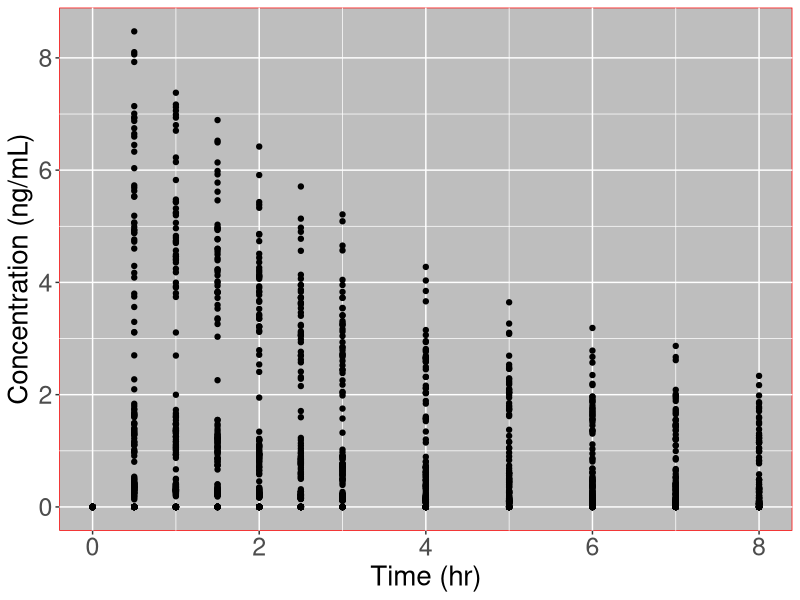
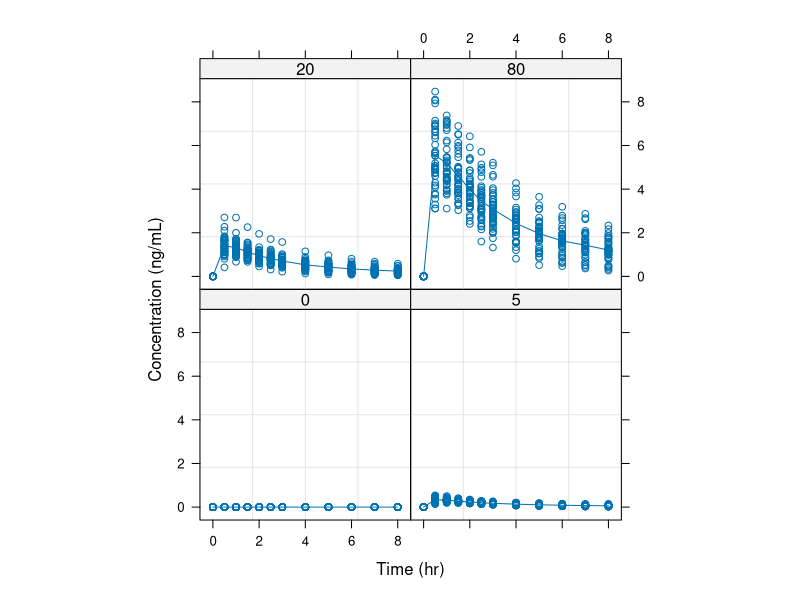
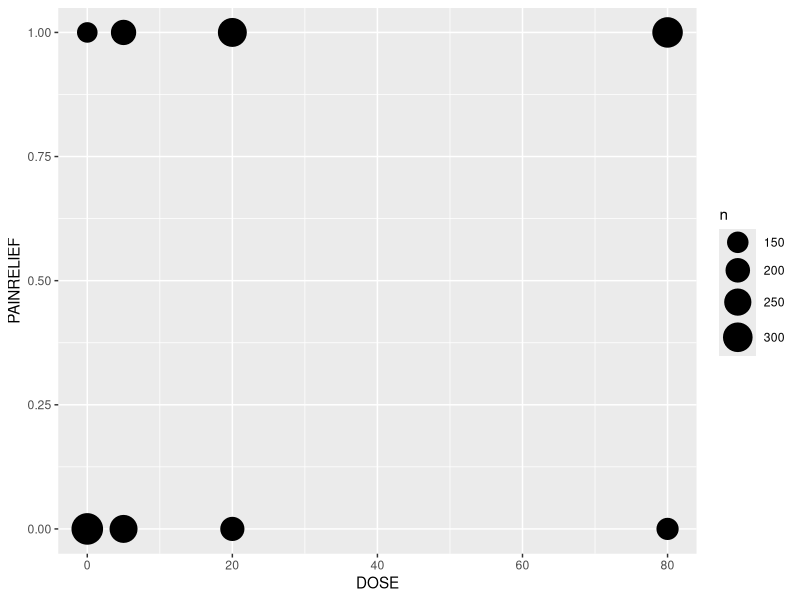
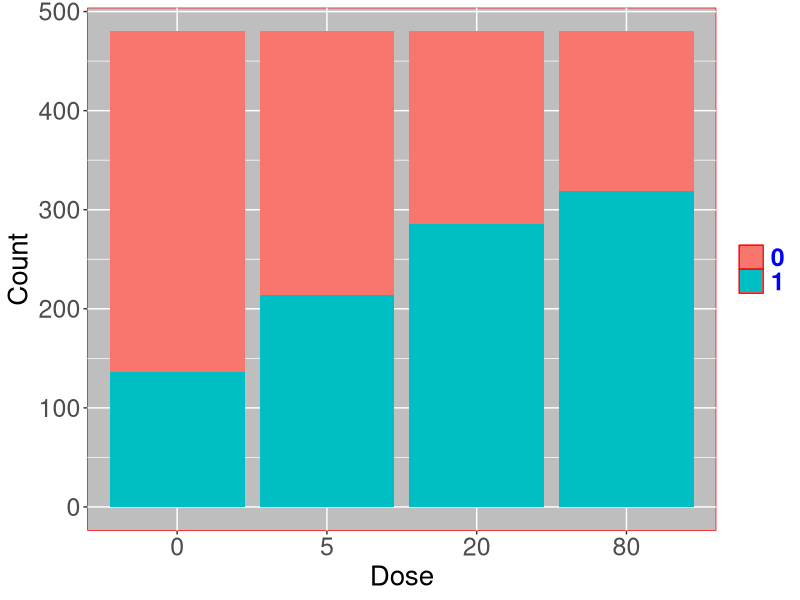
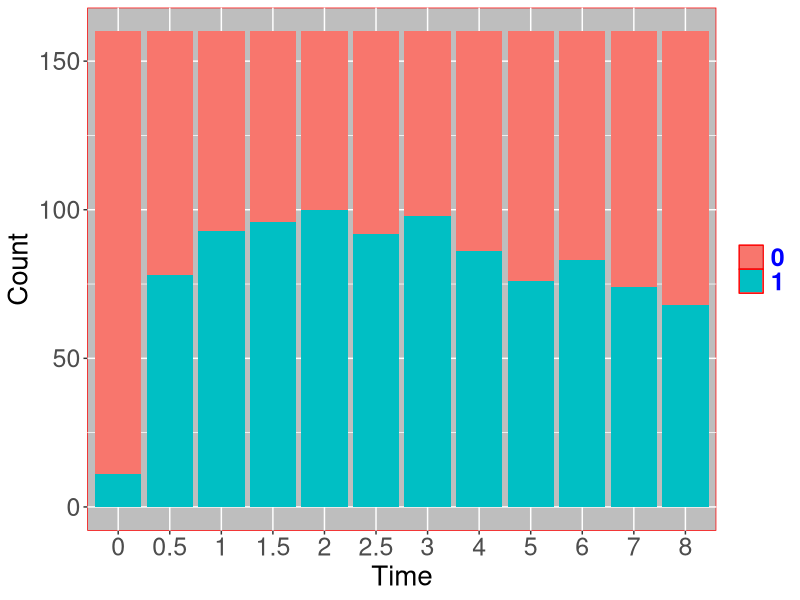
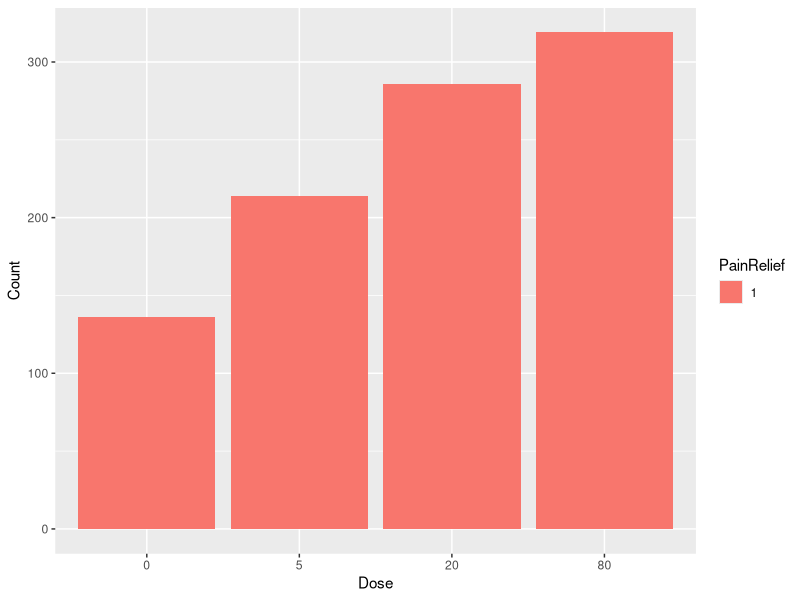
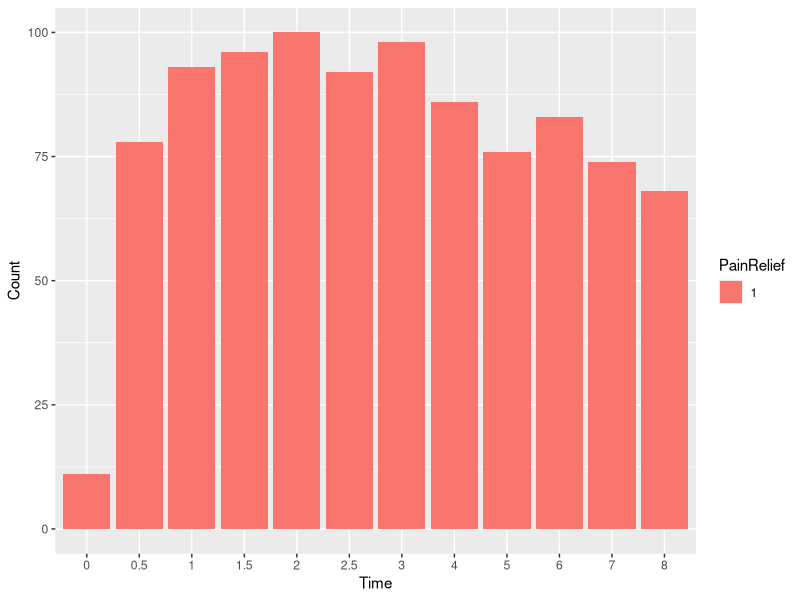
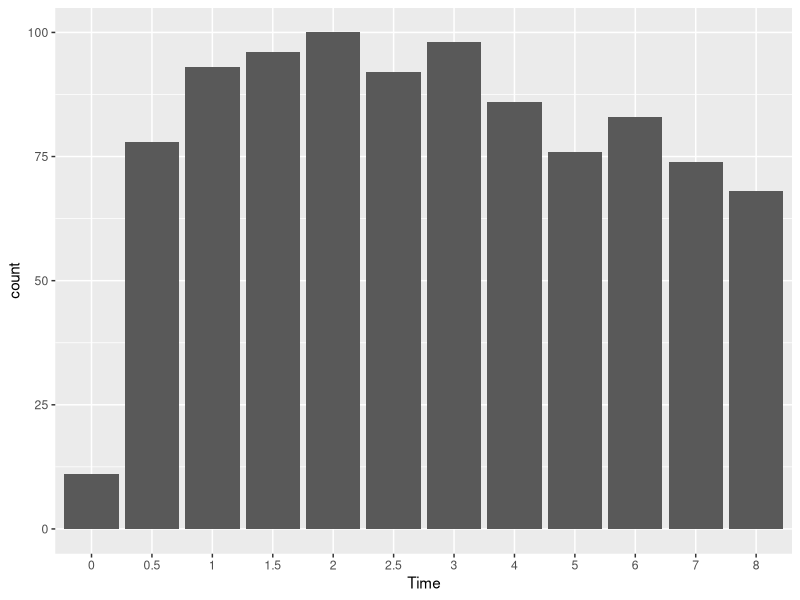

R code for these plots, in order: (Note: this script raises an error after producing the figures.)
## ---- chunk 1
pain<-read.csv("Painrelief.csv", sep=",")
summary(pain)

## ---- chunk 2
list.of.packages <- c("PKNCA", 
                      "knitr",
                      "reshape2", 
                      "gee",
                      "geepack", 
                      "nlme", 
                      "lme4",
                      "lmtest",
                      "ggplot2",
                      "plotrix")
new.packages <- list.of.packages[!(list.of.packages %in% installed.packages()[,"Package"])]
if(length(new.packages)) install.packages(new.packages)
lapply(list.of.packages, require, character.only = TRUE)
# this should return 10 TRUE statements (one for each package)
# you can also lapply library instead of require
## ---- chunk 3
plot1<-ggplot(data = pain, aes(x = TIME, y = CONC, group=DOSE))+geom_point()+
  xlab("Time (hr)")+
  ylab("Concentration (ng/mL)")
plot1+theme(panel.background = element_rect(fill='grey', colour='red'))+
  theme(axis.title.y = element_text(colour = 'black', size = 20))+
  theme(axis.text.y = element_text(size = 18))+
  theme(axis.title.x = element_text(colour = 'black', size = 20))+
  theme(axis.text.x = element_text(size = 18))+
  theme(plot.title = element_text(lineheight=.8, face="bold"))+
  theme(legend.position="top")+
  theme(legend.title=element_blank())+
  theme(legend.text = element_text(colour="blue", size = 18, face = "bold"))

## ---- chunk 4
pain.2<-groupedData(CONC~TIME|DOSE, data=pain, 
     labels = list(x="Time(hr)", y="Conc(ng/mL)"))
plot2<-plot(pain.2, aspect=1/1, ylab="Concentration (ng/mL)", 
      xlab="Time (hr)")
plot2
plot22<-ggplot(pain, aes(displ, hwy)) + 
  geom_point() + 
  geom_line(data = grid, colour = "blue", size = 1.5) + 
  geom_text(data = pain, aes(label = model))

plot23<-ggplot(data=pain, aes(x=TIME, y=CONC))+
                 geom_point()

## ---- chunk 5
pain.2$logConc<-log(pain.2$CONC)
pain.2log<-groupedData(logConc~TIME|DOSE, data=pain.2, 
        labels = list(x="Time(hr)", y="Log Conc(ng/mL)"))
plot2.log<-plot(pain.2log, aspect=1/1, 
            ylab="Log Concentration (ng/mL)", 
            xlab="Time (hr)")

## ---- chunk 6
plot3<-ggplot(pain, aes(x = DOSE, y = PAINRELIEF)) +
  stat_sum(aes(size = ..n.., group = 1)) +
  scale_size_area(max_size=10)
plot3

## ---- chunk 7
## Create 2x2 contingency table by pain relief and Dose for all 160 sub-
table(pain$PAINRELIEF, pain$DOSE)

## ---- chunk 8
###just look at binary resp (nstat) by month--
ftable(addmargins(xtabs(~PAINRELIEF+TIME,data=pain)))

## ---- chunk 9
### now add treatment (drug or placebo) into the mix---
ftable((xtabs(~DOSE+PAINRELIEF+TIME,data=pain)))

## ---- chunk 10
###### Re arrange data for stacked bar chart---------------

count1<-ftable(xtabs(~PAINRELIEF+DOSE,data=pain))
count1
## ---- chunk 11
### melt fnc converts data from a wide format to a 
mydf = melt(count1)
names(mydf) = c("PainRelief", "Dose", "Count")
head(mydf)

## ---- chunk 12
###### Stacked bar chart---------------
plot4<-ggplot(mydf, aes(x= Dose, y= Count, fill=PainRelief)) +
  geom_bar(stat="identity")
plot41<-ggplot(mydf, aes(x= Dose, y= Count, fill=PainRelief)) +
  geom_bar(stat="identity")
plot4+ theme(panel.background = element_rect(fill='gray', colour='red'))+
  theme(axis.title.y = element_text(colour = 'black', size = 20))+
  theme(axis.text.y = element_text(size = 18))+
  theme(axis.title.x = element_text(colour = 'black', size = 20))+
  theme(axis.text.x = element_text(size = 18))+
  theme(plot.title = element_text(lineheight=.8, face="bold"))+
  theme(legend.position="right")+
  theme(legend.title=element_blank())+
  theme(legend.text = element_text(colour="blue", size = 18, face = "bold"))+
  theme(strip.text.x = element_text(size = 12, face = "bold",colour = "black"))

## ---- chunk 13
count2<-ftable(xtabs(~PAINRELIEF+TIME,data=pain))
count2
mydf2 = melt(count2)
names(mydf2) = c("PainRelief", "Time", "Count")
mydf2

plot5<-ggplot(mydf2, aes(x= Time, y= Count, fill=PainRelief)) +
  geom_bar(stat="identity")

## ---- chunk 14
plot5+ theme(panel.background = element_rect(fill='gray', colour='red'))+
  theme(axis.title.y = element_text(colour = 'black', size = 20))+
  theme(axis.text.y = element_text(size = 18))+
  theme(axis.title.x = element_text(colour = 'black', size = 20))+
  theme(axis.text.x = element_text(size = 18))+
  theme(plot.title = element_text(lineheight=.8, face="bold"))+
  theme(legend.position="right")+
  theme(legend.title=element_blank())+
  theme(legend.text = element_text(colour="blue", size = 18, face = "bold"))+
  theme(strip.text.x = element_text(size = 12, face = "bold",colour = "black"))

## ---- chunk 15

nopain<-pain[pain$PAINRELIEF==1,]
count3<-ftable(xtabs(~PAINRELIEF+DOSE,data=nopain))

## ---- chunk 16

mydf3 = melt(count3)
names(mydf3) = c("PainRelief", "Dose", "Count")
head(mydf3)

## ---- chunk 17

ggplot(mydf3, aes(x= Dose, y= Count, fill=PainRelief)) +
  geom_bar(stat="identity")

## ---- chunk 18
count4<-ftable(xtabs(~PAINRELIEF+TIME,data=nopain))
mydf4 = melt(count4)
names(mydf4) = c("PainRelief", "Time", "Count")
ggplot(mydf4, aes(x= Time, y= Count, fill=PainRelief)) +
  geom_bar(stat="identity")
write.csv(mydf4, file="mydf4.csv")

## ---- chunk 19
ggplot() + 
  geom_bar(data=mydf4, aes(x = Time, weight = Count))

ggplot() + 
  geom_bar(data=pain, aes(x = TIME, weight = PAINRELIEF)) +
  geom_point(data=pain, aes(x = TIME, y = DOSE, color = as.factor(PAINRELIEF))) +
  scale_y_continuous(sec.axis = sec_axis(~.*1, name = "Dose"))

ggplot() + 
  geom_bar(data=pain, aes(x = TIME, weight = PAINRELIEF)) +
  geom_point(data=pain, aes(x = TIME, y = CONC*10, color = as.factor(PAINRELIEF))) +
  scale_y_continuous(sec.axis = sec_axis(~./10, name = "Concentration"))

ggplot() + 
  geom_bar(data=pain, aes(x = TIME, weight = PAINRELIEF)) +
  geom_point(data=pain, aes(x = TIME, y = CONC*12,color = factor(PAINRELIEF), 
        shape = factor(DOSE))) +
  scale_y_continuous(sec.axis = sec_axis(~./12, name = "Concentration"))


plot45<-ggplot(mydf4, aes(x= Time, y= Count)) +
  geom_bar(stat="identity") + 
  geom_point(data=pain, aes(x=TIME, y=CONC), color='green')
plot45

## ---- chunk 20
par(mar=c(5, 4, 4, 6) + 0.1)
## ---- chunk 21
plot(pain$TIME, pain$CONC, pch=16, axes=FALSE, ylim=c(0,10), xlab="", ylab="", 
     type="p",col="black")
axis(2, ylim=c(0,1),col="black",las=1)  ## las=1 makes horizontal labels
mtext("Drug Concentration (ng/mL)",side=2,line=2.5)
box()



## Allow a second plot on the same graph

par(new=TRUE)



## Plot the second plot and put axis scale on right

plot(mydf4$Time, mydf4$Count, pch=15,  xlab="", ylab="", ylim=c(0,120), 
     axes=FALSE, type="l", col="red")
## a little farther out (line=4) to make room for labels
mtext("Count of Pain Relief",side=4,col="red",line=4) 
axis(4, ylim=c(0,110), col="red",col.axis="red",las=1)

## Draw the time axis
axis(1,xlim=c(0,8))
axis(1,pretty(range(pain$TIME),1))
mtext("Time (Hours)",side=1,col="black",line=2.5)  

## Add Legend
legend("topleft",legend=c("Drug Conc","Pain Relief Count"),
       text.col=c("black","red"),pch=c(16,15),col=c("black","red"))

example(twoord.plot)
par(mar = c(5, 4, 4, 4) + 0.3)  # Leave space for z axis
plot(pain$TIME, pain$CONC) # first plot
par(new = TRUE)
plot(mydf4$Time, mydf4$PainRelief, type = "l", axes = FALSE, bty = "n",
     ylim=c(0,120), xlab = "", ylab = "")
axis(side=4)
mtext("z", side=4, line=3)

## ---- chunk 22
my.conc<-PKNCAconc(as.data.frame(pain), CONC~TIME|ID)
## ---- chunk 23
d.dose<-unique(pain[pain$TIME == 0.0,
                       c("ARM","ID","TIME","CONC", "PAINRELIEF","DOSE")])

knitr::kable(d.dose,
             caption="Dosing data extracted from data set")

## ---- chunk 24
my.dose <- PKNCAdose(d.dose, DOSE~TIME|ID)
my.dose
## ---- chunk 25
my.data.automatic <- PKNCAdata(my.conc, my.dose)
summary(my.data.automatic)
knitr::kable(PKNCA.options("single.dose.aucs"))
knitr::kable(my.data.automatic$intervals)

## ---- chunk 26
my.results.automatic <- pk.nca(my.data.automatic)
summary(my.results.automatic)

## ---- chunk 27
my.intervals <- data.frame(start=0.0,
                           end=Inf,
                           cmax=TRUE,
                           tmax=TRUE,
                           aucinf=TRUE,
                           auclast=TRUE,
                           cl=TRUE,
                           vz=TRUE,
                           half.life=TRUE)

my.data.manual <- PKNCAdata(my.conc, my.dose,intervals=my.intervals)
knitr::kable(my.data.manual$interval)
summary(my.data.manual)

my.results.manual <- pk.nca(my.data.manual)
summary(my.results.manual)
my.results.manual$result

write.csv(my.results.manual$result, file="PKNCA data.csv")
knitr::kable(summary(my.results.manual))

## ---- chunk 28
PKresults<-my.results.manual$result
## ---- chunk 29
PKresults1<-PKresults[c(-1, -2)]
## ---- chunk 30
pain.0<-pain[pain$TIME==0,]

PKresults2<-t(PKresults1)

## ---- chunk 31
mPKresults<-melt(PKresults1, id=c("ID", "PPTESTCD"))
## ---- chunk 32
PKresults3<-dcast(mPKresults, ID~variable+PPTESTCD)
write.csv(PKresults3, file="PKNCA results.csv")
## ---- chunk 33
pain.nca<-cbind2(PKresults3, pain.0)
head(pain.nca)
write.csv(pain.nca, file="FinalPKNCA.csv")
## ---- chunk 34
pain.nca1<-pain.nca[c(-2, -4,-7,-8,-9,-10,-11,-12,-13,-14,-15,-16,-17,-18,
                      -19,-20,-21,-22,-23,-24,-25,-27)]
write.csv(pain.nca1, file="FinalPKNCA1.csv")
head(pain.nca1)
class(pain.nca1$PPORRES_auclast)<- "numeric"
round(pain.nca1$PPORRES_auclast,3)

nca<-read.csv("FinalPKNCA1.csv", header=TRUE)

## ---- chunk 35
boxplot(PPORRES_auclast ~ DOSE, data = nca, main="AUClast by Dose", xlab="Dose (mg)",
        ylab="AUClast (hr*ng/mL)")
boxplot(PPORRES_cmax ~ DOSE, data = nca, main="Cmax by Dose", xlab="Dose (mg)",
        ylab="Cmax (ng/mL)")

## ---- chunk 36
pain_gee1 <- gee(PAINRELIEF ~ as.factor(DOSE)+CONC+TIME, 
    data = pain, family = "binomial", id = ID, 
    corstr = "independence", scale.fix = TRUE, scale.value = 1)
summary(pain_gee1)

## ---- chunk 37
teststat.gee1<-round(summary(pain_gee1)$coefficients,4)
## ---- chunk 38
pval1<-round(pnorm(abs(teststat.gee1[,5]),lower.tail=FALSE)*2,4)
## ---- chunk 39

cbind(teststat.gee1,pval1)
## ---- chunk 40
pain_gee2<- gee(PAINRELIEF ~ as.factor(DOSE)+CONC+TIME, data = pain, 
    family = "binomial", id = ID, corstr = "exchangeable", 
    scale.fix = TRUE, scale.value = 1)
summary(pain_gee2)
round(summary(pain_gee2)$coefficients,4)
round(summary(pain_gee2)$working.correlation,3)

## ---- chunk 41
pain_gee3<-gee(PAINRELIEF~ as.factor(DOSE)+CONC+TIME, data = pain, 
    family="binomial",  id=ID, corstr="AR-M", 
    scale.fix=TRUE, scale.value=1)
summary(pain_gee3)
round(summary(pain_gee3)$coefficients,4)
round(summary(pain_gee3)$working.correlation,3)

## ---- chunk 42
pain_gee4<-gee(PAINRELIEF~as.factor(DOSE)+CONC+TIME, data=pain, 
    family="binomial", id=ID, corstr="unstructured", 
    scale.fix=TRUE, scale.value=1)
summary(pain_gee4)   
round(summary(pain_gee4)$coefficients,4)
round(summary(pain_gee4)$working.correlation,3)

## ---- chunk 43
teststat.gee4<-round(summary(pain_gee4)$coefficients,4)
## ---- chunk 44

pval4<-round(pnorm(abs(teststat.gee4[,5]),lower.tail=FALSE)*2,4)

## ---- chunk 45
cbind(teststat.gee4,pval4)

## ---- chunk 46
pain_geeBL<-gee(PAINRELIEF~1, data=pain, family="binomial", 
    id=ID, corstr="unstructured", scale.fix=TRUE, scale.value=1)
summary(pain_geeBL)
round(summary(pain_geeBL)$coefficients,4)
round(summary(pain_geeBL)$working.correlation,3)

## ---- chunk 47
se.BL <- summary(pain_geeBL)$coefficients["(Intercept)","Robust S.E."]
ci.BL<-exp(coef(pain_geeBL)["(Intercept)"] + c(-1,1) * se.BL * qnorm(0.975))
cbind(OR=exp(coef(pain_geeBL)["(Intercept)"]),ci.BL)

## ---- chunk 48
teststat.geeBL<-round(summary(pain_geeBL)$coefficients,5)
## ---- chunk 49
pval.BL<-pnorm(abs(teststat.geeBL[,5]),lower.tail=FALSE)*2
## ---- chunk 50
cbind(teststat.geeBL,pval.BL)

baselineprob=exp(-0.5402513)/(1+exp(-0.5402513))
baselineprob

## ---- chunk 51
se.dose5 <- summary(pain_gee4)$coefficients["as.factor(DOSE)5","Robust S.E."]
ci.dose5<-exp(coef(pain_gee4)["as.factor(DOSE)5"] + c(-1,1) * se.dose5 * qnorm(0.975))
cbind(OR=exp(coef(pain_gee4)["as.factor(DOSE)5"]),ci.dose5)

se.dose20<- summary(pain_gee1)$coefficients["as.factor(DOSE)20","Robust S.E."]
ci.dose20<-exp(coef(pain_gee1)["as.factor(DOSE)20"] + c(-1,1) * se.dose20 * qnorm(0.975))
cbind(OR=exp(coef(pain_gee1)["as.factor(DOSE)20"]),ci.dose20)

se.dose80<- summary(pain_gee1)$coefficients["as.factor(DOSE)80","Robust S.E."]
ci.dose80<-exp(coef(pain_gee1)["as.factor(DOSE)80"] + c(-1,1) * se.dose80 * qnorm(0.975))
cbind(OR=exp(coef(pain_gee1)["as.factor(DOSE)80"]),ci.dose80)

## ---- chunk 52
DOSE0520<-pain$DOSE[pain$DOSE<80]
DOSE0520

## ---- chunk 53
pain.glmmBL<-glmer(PAINRELIEF ~ 1+(1|ID),data = pain, family = binomial, REML=F)
pain.glmmBL
summary(pain.glmmBL)

## ---- chunk 54
pain.glmm<-glmer(PAINRELIEF ~ as.factor(DOSE)+TIME+CONC+(1|ID),data = pain, 
        family = binomial, REML=F)
summary(pain.glmm)
## ---- chunk 55
lrt.BLFull = 2*((-1020.7) - (-1089.131))
lrt.BLFull
## ---- chunk 56
qchisq(0.95,5)
lrtest(pain.glmm, pain.glmmBL)

## ---- chunk 57
pain.glmm1<-glmer(PAINRELIEF ~ as.factor(DOSE)+TIME+CONC+(1|ID)+(1|CONC),
        data = pain, family = binomial, REML=TRUE)
summary(pain.glmm1)
lrtest(pain.glmm1, pain.glmm)

## ---- chunk 58
exp(fixef(pain.glmm1))
## ---- chunk 59
pain.glmm2<-glmer(PAINRELIEF ~ as.factor(DOSE)+CONC+(1|ID)+(1|CONC),
          data = pain, family = binomial, REML=F)
summary(pain.glmm2)
exp(fixef(pain.glmm2))
lrtest(pain.glmm1, pain.glmm2)

## ---- chunk 60
pain.glmm3<-glmer(PAINRELIEF ~ as.factor(DOSE)+(1|ID),data = pain, family = binomial, REML=F)
summary(pain.glmm3)

## ---- chunk 61
out.compare <- round(cbind(exp(coef(pain_gee4)), exp(fixef(pain.glmm1))),3)
rownames(out.compare) <- names(coef(pain_gee4))
colnames(out.compare) <- c('GEE','GLMM')
out.compare

